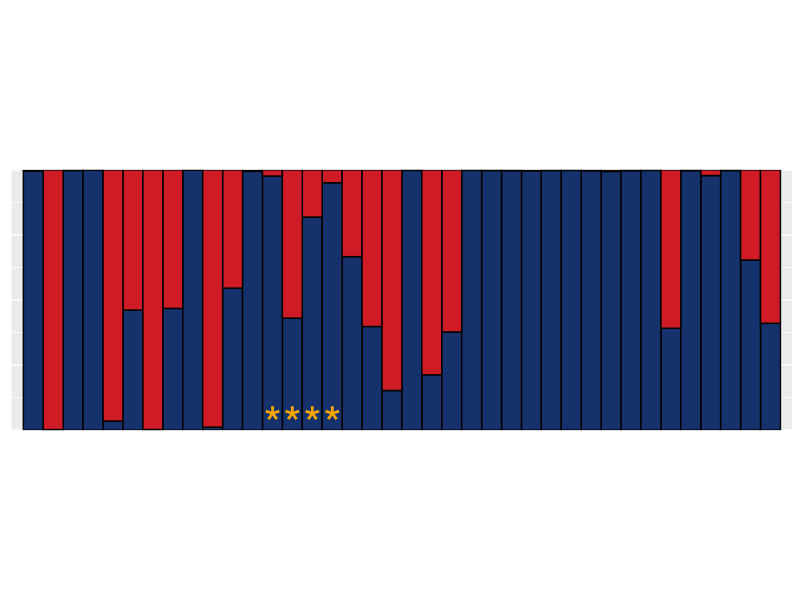

Reproduce this figure in R.
# 1. Loading required library
library(tidyverse)

# 2. Setwd
setwd("chickadee/output/")

# 3. Reading in data (tab delimited), dropping last blank row and filtering for samples where song data available
temp <- read_tsv("../data/S2.txt")
temp <- temp[1:165,]
temp <- temp %>% filter(!is.na(Song_summary)) %>% arrange(Song_summary)

# 4. Expanding dataset into "long" format 
longtemp <- gather(temp,cluster_assignment,assignment_value,c(BC_genetic_cluster_assignment,CC_genetic_cluster_assignment)) %>% arrange(assignment_value) %>% arrange(desc(cluster_assignment))

# 5. Creating structure plot based on "long" format and annotating Appleton City samples
# Saving as 1000 pixels wide, preserving aspect ratio as FigS5.png (in output folder)
ggplot(longtemp, aes(fill=cluster_assignment,y=assignment_value,x=as.factor(Catalog_number))) +
  geom_bar(stat="identity",color="black",width=1) + theme (legend.position="none", axis.text = element_blank(),axis.title=element_blank(), axis.ticks = element_blank()) + scale_y_continuous(limits=c(0,1),expand = c(0, 0)) +
  theme(aspect.ratio = 1/3) +
  scale_x_discrete(limits=temp$Catalog_number) +
  scale_fill_manual(values = (c("#CE1B26","#15326C"))) +
  annotate("text",x=as.character(as.matrix(temp %>% filter(str_detect(Specific_locality,"Appleton City")) %>% select(Catalog_number))),y=0.025,label="*",color="orange",size=12)

# 6. Extracting information for doing t-tests etc

